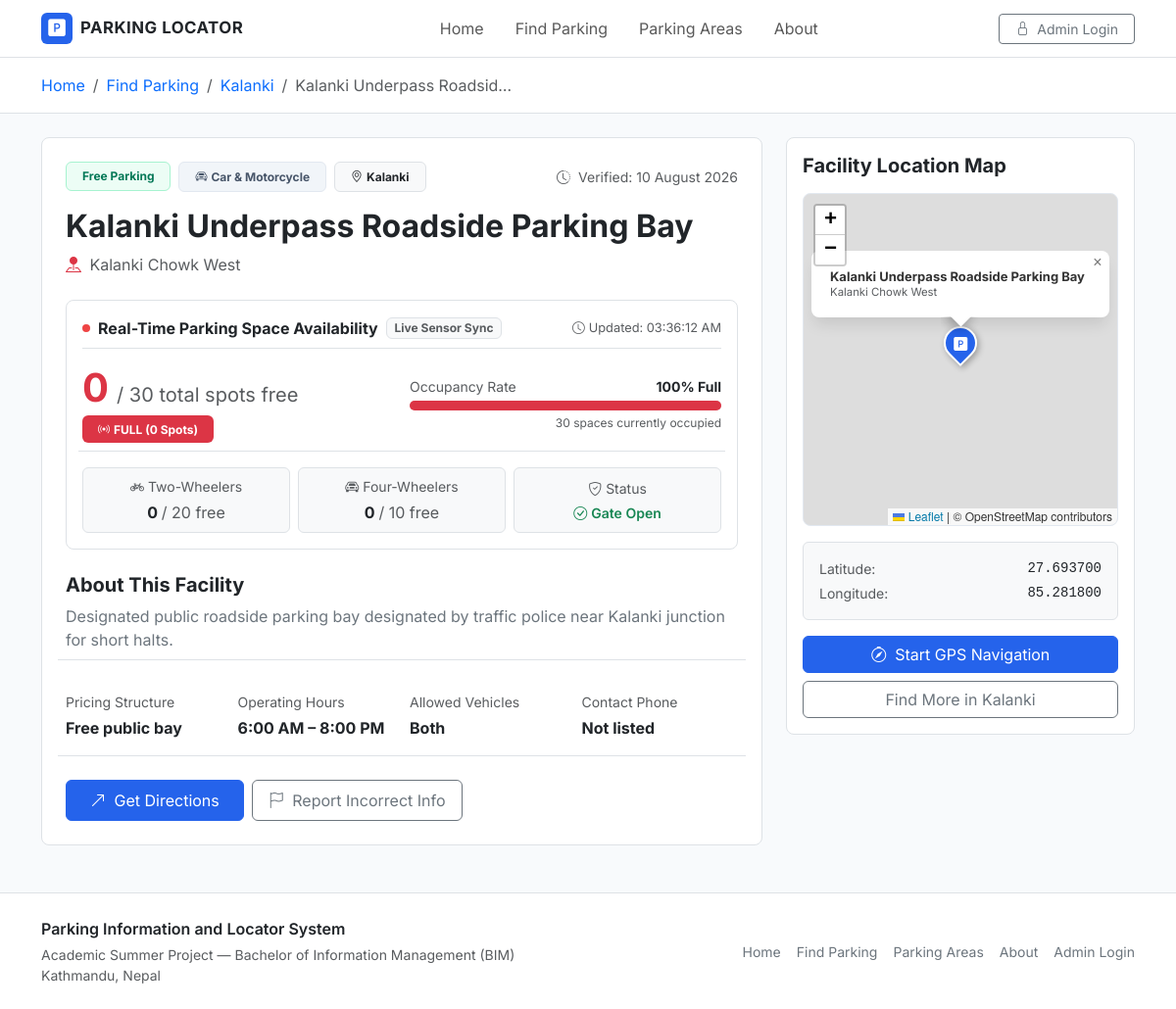
The app's page /parking-details.php?id=9 with its own data.
### tables this page shows
CREATE TABLE IF NOT EXISTS `parking_facilities` (
  `id` int(11) NOT NULL AUTO_INCREMENT,
  `name` varchar(150) NOT NULL,
  `address` varchar(255) NOT NULL,
  `area` varchar(100) NOT NULL,
  `latitude` decimal(10,8) NOT NULL,
  `longitude` decimal(11,8) NOT NULL,
  `payment_type` enum('free','paid') NOT NULL DEFAULT 'paid',
  `parking_fee` varchar(100) DEFAULT NULL,
  `vehicle_type` enum('car','motorcycle','both') NOT NULL DEFAULT 'both',
  `total_capacity` int(11) NOT NULL DEFAULT 50,
  `available_spaces` int(11) NOT NULL DEFAULT 20,
  `capacity_bike` int(11) NOT NULL DEFAULT 30,
  `available_bike` int(11) NOT NULL DEFAULT 12,
  `capacity_car` int(11) NOT NULL DEFAULT 20,
  `available_car` int(11) NOT NULL DEFAULT 8,
  `opening_time` time DEFAULT '07:00:00',
  `closing_time` time DEFAULT '21:00:00',
  `contact` varchar(50) DEFAULT NULL,
  `description` text DEFAULT NULL,
  `image` varchar(255) DEFAULT NULL,
  `status` enum('active','inactive') NOT NULL DEFAULT 'active',
  `last_verified` date NOT NULL,
  `last_spaces_update` datetime DEFAULT CURRENT_TIMESTAMP ON UPDATE CURRENT_TIMESTAMP,
  `created_at` datetime DEFAULT CURRENT_TIMESTAMP,
  `updated_at` datetime DEFAULT CURRENT_TIMESTAMP ON UPDATE CURRENT_TIMESTAMP,
  PRIMARY KEY (`id`),
  KEY `idx_area` (`area`),
  KEY `idx_payment` (`payment_type`),
  KEY `idx_status` (`status`)
);

### parking-details.php (the view, shortened to what the rows shown need)
<?php
require_once __DIR__ . '/includes/functions.php';
$id = isset($_GET['id']) ? (int)$_GET['id'] : 0;
$facility = getParkingById($id);
    ?>
    <?php
$directionsUrl = "https://www.google.com/maps/dir/?api=1&destination=" . $facility['latitude'] . "," . $facility['longitude'];
require_once __DIR__ . '/includes/header.php';
?>
<div class="bg-white border-bottom py-3">
    <div class="container">
        <nav aria-label="breadcrumb">
            <ol class="breadcrumb mb-0 small">
                <li class="breadcrumb-item"><a href="<?php echo $baseUrl; ?>/index.php" class="text-decoration-none">Home</a></li>
                <li class="breadcrumb-item"><a href="<?php echo $baseUrl; ?>/find-parking.php" class="text-decoration-none">Find Parking</a></li>
                <li class="breadcrumb-item"><a href="<?php echo $baseUrl; ?>/find-parking.php?area=<?php echo urlencode($facility['area']); ?>" class="text-decoration-none"><?php echo htmlspecialchars($facility['area']); ?></a></li>
                <li class="breadcrumb-item active text-truncate" aria-current="page" style="max-width: 250px;"><?php echo htmlspecialchars($facility['name']); ?></li>
            </ol>
        </nav>
    </div>
</div>
<div class="container py-4 flex-grow-1">
    <div class="row g-4">
        <div class="col-lg-8">
            <div class="card border rounded-3 bg-white p-4 p-md-4 mb-4">
                <div class="d-flex flex-wrap align-items-center justify-content-between gap-2 mb-3">
                    <div class="d-flex flex-wrap gap-2 align-items-center">
                        <?php if ($facility['payment_type'] === 'free'): ?>
                            <span class="badge badge-payment-free px-3 py-2 fs-7">Free Parking</span>
                        <?php else: ?>
                            <span class="badge badge-payment-paid px-3 py-2 fs-7">Paid Facility</span>
                        <?php endif; ?>
                        <?php if ($facility['vehicle_type'] === 'car'): ?>
                            <span class="badge badge-vehicle px-3 py-2 fs-7"><i class="bi bi-car-front me-1"></i>Car Only</span>
                        <?php elseif ($facility['vehicle_type'] === 'motorcycle'): ?>
                            <span class="badge badge-vehicle px-3 py-2 fs-7"><i class="bi bi-bicycle me-1"></i>Motorcycle / Scooter</span>
                        <?php else: ?>
                            <span class="badge badge-vehicle px-3 py-2 fs-7"><i class="bi bi-car-front me-1"></i>Car &amp; Motorcycle</span>
                        <?php endif; ?>
                        <span class="badge bg-light text-dark border px-3 py-2 fs-7">
                            <i class="bi bi-geo-alt me-1"></i><?php echo htmlspecialchars($facility['area']); ?>
                        </span>
                    </div>
                    <div class="text-muted small">
                        <i class="bi bi-clock-history me-1"></i> Verified: <?php echo formatDate($facility['last_verified']); ?>
                    </div>
                </div>
                <h2 class="fw-bold text-dark mb-2"><?php echo htmlspecialchars($facility['name']); ?></h2>
                <p class="text-muted mb-4 fs-6">
                    <i class="bi bi-pin-map-fill text-danger me-1"></i> <?php echo htmlspecialchars($facility['address']); ?>
                </p>
                <?php
                    $liveData = formatRealtimeSpacesData($facility);
                ?>
                <div class="card border rounded-3 p-3 mb-4 live-space-box bg-white shadow-xs" id="detail-live-card" data-facility-id="<?php echo $facility['id']; ?>">
                    <div class="d-flex flex-wrap justify-content-between align-items-center mb-3 pb-2 border-bottom">
                    </div>
                    <div class="row g-3 align-items-center mb-3">
                        <div class="col-md-6">
                            <div class="d-flex align-items-baseline gap-2">
                                <span class="display-6 fw-bold <?php echo $liveData['text_color']; ?>" id="detail-avail-count">
                                    <?php echo $liveData['available_spaces']; ?>
                                </span>
                                <span class="fs-5 text-muted">/ <?php echo $liveData['total_capacity']; ?> total spots free</span>
                            </div>
                        </div>
                        <div class="col-md-6">
                            <div class="d-flex justify-content-between small text-muted mb-1">
                                <span>Occupancy Rate</span>
                                <span class="fw-bold text-dark" id="detail-occupancy-pct"><?php echo $liveData['occupancy_percent']; ?>% Full</span>
                            </div>
                            <div class="progress" style="height: 10px;">
                                <div class="progress-bar <?php echo ($liveData['status_level'] === 'full' ? 'bg-danger' : ($liveData['status_level'] === 'limited' ? 'bg-warning' : 'bg-success')); ?>"
                                     id="detail-occupancy-bar"
                                     role="progressbar"
                                     style="width: <?php echo $liveData['occupancy_percent']; ?>%;"
                                     aria-valuenow="<?php echo $liveData['occupancy_percent']; ?>" aria-valuemin="0" aria-valuemax="100">
                                </div>
                            </div>
                            <div class="text-muted small mt-1 text-end" style="font-size: 0.75rem;">
                                <?php echo $liveData['occupied_spaces']; ?> spaces currently occupied
                            </div>
                        </div>
                    </div>
                    <div class="row g-2 pt-2 border-top text-center">
                        <div class="col-6 col-md-4">
                            <div class="p-2 rounded bg-light border">
                                <div class="text-muted small mb-1"><i class="bi bi-bicycle me-1"></i>Two-Wheelers</div>
                                <div class="fw-bold fs-6 text-dark" id="detail-bike-count">
                                    <?php echo $liveData['available_bike']; ?> <span class="text-muted fw-normal fs-7">/ <?php echo $liveData['capacity_bike']; ?> free</span>
                                </div>
                            </div>
                        </div>
                        <div class="col-6 col-md-4">
                            <div class="p-2 rounded bg-light border">
                                <div class="text-muted small mb-1"><i class="bi bi-car-front me-1"></i>Four-Wheelers</div>
                                <div class="fw-bold fs-6 text-dark" id="detail-car-count">
                                    <?php echo $liveData['available_car']; ?> <span class="text-muted fw-normal fs-7">/ <?php echo $liveData['capacity_car']; ?> free</span>
                                </div>
                            </div>
                        </div>
                    </div>
                </div>
                <div class="mb-4">
                    <h5 class="fw-bold text-dark mb-2">About This Facility</h5>
                    <p class="text-secondary leading-relaxed mb-0">
                        <?php echo !empty($facility['description']) ? nl2br(htmlspecialchars($facility['description'])) : 'No additional descriptive details have been registered for this parking facility yet.'; ?>
                    </p>
                </div>
                <div class="row g-3 py-3 border-top border-bottom mb-4">
                    <div class="col-sm-6 col-md-3">
                        <div class="text-muted small mb-1">Pricing Structure</div>
                        <div class="fw-bold text-dark">
                            <?php echo !empty($facility['parking_fee']) ? htmlspecialchars($facility['parking_fee']) : ($facility['payment_type'] === 'free' ? 'Free of charge' : 'Standard local rate'); ?>
                        </div>
                    </div>
                    <div class="col-sm-6 col-md-3">
                        <div class="text-muted small mb-1">Operating Hours</div>
                        <div class="fw-bold text-dark">
                            <?php echo formatTime($facility['opening_time']); ?> – <?php echo formatTime($facility['closing_time']); ?>
                        </div>
                    </div>
                    <div class="col-sm-6 col-md-3">
                        <div class="text-muted small mb-1">Allowed Vehicles</div>
                        <div class="fw-bold text-dark text-capitalize">
                            <?php echo htmlspecialchars($facility['vehicle_type']); ?>
                        </div>
                    </div>
                    <div class="col-sm-6 col-md-3">
                    </div>
                </div>
                <div class="d-flex flex-wrap gap-2">
                    <a href="<?php echo $directionsUrl; ?>" target="_blank" rel="noopener noreferrer" class="btn btn-primary px-4 py-2" id="get-directions-btn">
                    </a>
                    <a href="<?php echo $baseUrl; ?>/report.php?parking_id=<?php echo $facility['id']; ?>" class="btn btn-outline-secondary px-3 py-2" id="report-issue-btn">
                    </a>
                </div>
            </div>
        </div>
        <div class="col-lg-4">
            <div class="card border rounded-3 bg-white p-3 mb-4 sticky-top" style="top: 80px;">
                <h5 class="fw-bold text-dark mb-3">Facility Location Map</h5>
                <div id="detail-map" class="detail-map-container mb-3"></div>
                <div class="p-3 bg-light rounded-2 border mb-3 small text-muted">
                    <div class="d-flex justify-content-between mb-1">
                        <span>Latitude:</span>
                        <span class="font-monospace text-dark"><?php echo number_format($facility['latitude'], 6); ?></span>
                    </div>
                    <div class="d-flex justify-content-between">
                        <span>Longitude:</span>
                        <span class="font-monospace text-dark"><?php echo number_format($facility['longitude'], 6); ?></span>
                    </div>
                </div>
                <a href="<?php echo $directionsUrl; ?>" target="_blank" rel="noopener noreferrer" class="btn btn-primary w-100 mb-2">
                    <i class="bi bi-compass me-1"></i> Start GPS Navigation
                </a>
                <a href="<?php echo $baseUrl; ?>/find-parking.php?destination=<?php echo urlencode($facility['area']); ?>" class="btn btn-outline-secondary w-100">
                    Find More in <?php echo htmlspecialchars($facility['area']); ?>
                </a>
            </div>
        </div>
    </div>
</div>
<?php
require_once __DIR__ . '/includes/footer.php';
?>

### records on screen
parking_facilities: area "Kalanki", name "Kalanki Underpass Roadsid…", last_verified "10 August 2026", name "Kalanki Underpass Roadside Parking Bay", address "Kalanki Chowk West", available_spaces "0", total_capacity "30", available_bike "0", capacity_bike "20", available_car "0", capacity_car "10", description "Designated public roadside parking bay designated by traffic police near Kalanki junction for short halts.", parking_fee "Free public bay", opening_time "6:00 AM", closing_time "8:00 PM", vehicle_type "Both", latitude "27.693700", longitude "85.281800"

### other values on screen
date('h:i:s A', strtotime($liveData['last_updated'])) "03:36:12 AM"
$liveData['status_text'] "FULL (0 Spots)"
$liveData['occupancy_percent'] "100"
